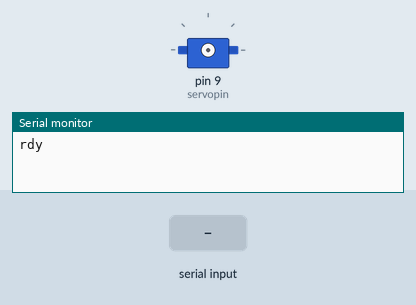
Bench run of a sketch on a simulated Arduino Uno, built with avr-gcc and run on an emulated ATmega328P. Shown: servo, the last lines printed to the serial monitor. Wiring (inferred from the names in the program): servo: signal pin 9. Inputs (shaded band) come from the test bench. Servo pulses on a pin are drawn as a servo (544–2400 µs = 0–180°).

Above: at 1.2 s.
1.3 s: "90,45\n" received over Serial
At 2.2 s:
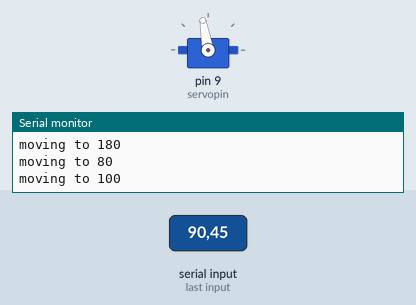
3.0 s: "30,150\n" received over Serial
4.6 s: "200\n" received over Serial
At 5.8 s:
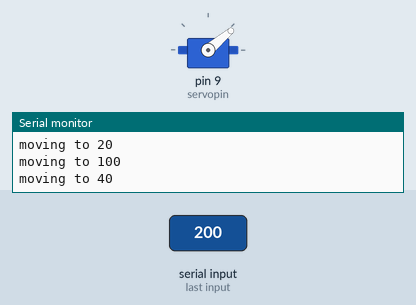
6.1 s: "5\n" received over Serial
At 7.0 s:
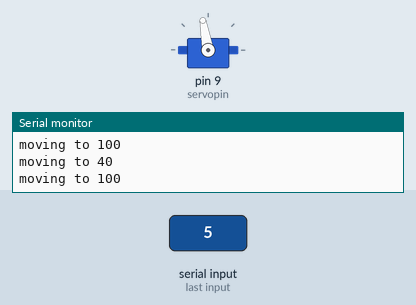
7.6 s: "90\n" received over Serial
At 8.8 s:
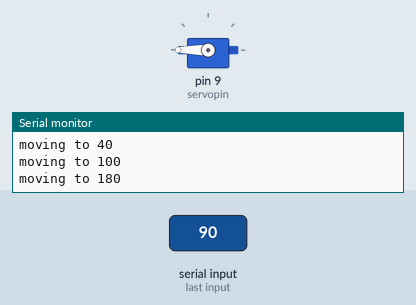
Timing chart, 0 to 10.1 s (numbered marks = the images above; inputs shaded):
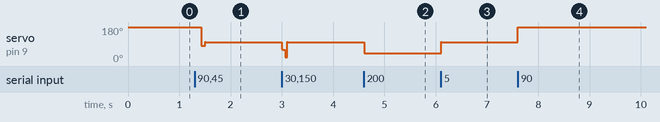

Measured:
- after the input at 1.3 s, servo on pin 9 (servopin): 180° → 100° after 0.13 s
- after the input at 4.6 s, servo on pin 9 (servopin): 100° → 40° at once
- after the input at 6.1 s, servo on pin 9 (servopin): 40° → 100° at once
- after the input at 7.6 s, servo on pin 9 (servopin): 100° → 180° at once

The sketch:

ex30_1.ino
```cpp
int servopin = 9;
int myangle;
int pulsewidth;
int val;
void servopulse(int s, int m) {
  pulsewidth = (m * 11) + 500;
  digitalWrite(s, HIGH);
  delayMicroseconds(pulsewidth);
  digitalWrite (s, LOW) ;// the servo interface level to Low delay (20-pulsewidth/1000);
}

void setup() {
  pinMode(servopin, OUTPUT);
  Serial.begin(9600);
  Serial.println("rdy");
}
void loop() {
  val = Serial.read();
  if (val > '0' && val <= '9') {
    val = val - '0';
    val = val * (180/9);
    Serial.print("moving to ");
    Serial.println(val, DEC);
    for (int i = 0; i <= 50; ++i) {
      servopulse(servopin, val);
    }
  }
}
```
